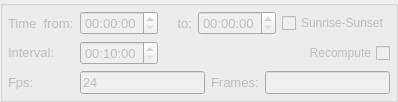
             <widget class="QGroupBox" name="groupBox_8">
              <property name="sizePolicy">
               <sizepolicy hsizetype="Expanding" vsizetype="Maximum">
                <horstretch>0</horstretch>
                <verstretch>0</verstretch>
               </sizepolicy>
              </property>
              <property name="title">
               <string/>
              </property>
              <layout class="QGridLayout" name="gridLayout_5">
               <property name="leftMargin">
                <number>5</number>
               </property>
               <property name="topMargin">
                <number>5</number>
               </property>
               <property name="rightMargin">
                <number>5</number>
               </property>
               <property name="bottomMargin">
                <number>5</number>
               </property>
               <item row="1" column="0">
                <layout class="QHBoxLayout" name="horizontalLayout_12">
                 <item>
                  <layout class="QVBoxLayout" name="verticalLayout_9">
                   <item>
                    <widget class="QLabel" name="label_1_From_2">
                     <property name="enabled">
                      <bool>false</bool>
                     </property>
                     <property name="font">
                      <font>
                       <pointsize>10</pointsize>
                       <italic>false</italic>
                      </font>
                     </property>
                     <property name="toolTip">
                      <string/>
                     </property>
                     <property name="text">
                      <string>Time  from:</string>
                     </property>
                    </widget>
                   </item>
                   <item>
                    <widget class="QLabel" name="label_1_Interval">
                     <property name="enabled">
                      <bool>false</bool>
                     </property>
                     <property name="font">
                      <font>
                       <pointsize>10</pointsize>
                       <italic>false</italic>
                      </font>
                     </property>
                     <property name="toolTip">
                      <string/>
                     </property>
                     <property name="text">
                      <string>Interval:</string>
                     </property>
                    </widget>
                   </item>
                   <item>
                    <widget class="QLabel" name="label_2_Fps">
                     <property name="enabled">
                      <bool>false</bool>
                     </property>
                     <property name="font">
                      <font>
                       <pointsize>10</pointsize>
                       <italic>false</italic>
                      </font>
                     </property>
                     <property name="toolTip">
                      <string/>
                     </property>
                     <property name="text">
                      <string>Fps:</string>
                     </property>
                    </widget>
                   </item>
                  </layout>
                 </item>
                 <item>
                  <layout class="QVBoxLayout" name="verticalLayout_11">
                   <item>
                    <layout class="QHBoxLayout" name="horizontalLayout_4">
                     <item>
                      <widget class="QTimeEdit" name="timeEdit_1_From">
                       <property name="enabled">
                        <bool>false</bool>
                       </property>
                       <property name="sizePolicy">
                        <sizepolicy hsizetype="Fixed" vsizetype="Fixed">
                         <horstretch>0</horstretch>
                         <verstretch>0</verstretch>
                        </sizepolicy>
                       </property>
                       <property name="minimumSize">
                        <size>
                         <width>75</width>
                         <height>0</height>
                        </size>
                       </property>
                       <property name="font">
                        <font>
                         <pointsize>10</pointsize>
                         <italic>false</italic>
                        </font>
                       </property>
                       <property name="toolTip">
                        <string>Adjust the time for the beginning of the sun path</string>
                       </property>
                      </widget>
                     </item>
                     <item>
                      <widget class="QLabel" name="label_1_To_2">
                       <property name="enabled">
                        <bool>false</bool>
                       </property>
                       <property name="font">
                        <font>
                         <pointsize>10</pointsize>
                         <italic>false</italic>
                        </font>
                       </property>
                       <property name="toolTip">
                        <string/>
                       </property>
                       <property name="text">
                        <string>to:</string>
                       </property>
                       <property name="alignment">
                        <set>Qt::AlignRight|Qt::AlignTrailing|Qt::AlignVCenter</set>
                       </property>
                      </widget>
                     </item>
                     <item>
                      <widget class="QTimeEdit" name="timeEdit_1_To">
                       <property name="enabled">
                        <bool>false</bool>
                       </property>
                       <property name="sizePolicy">
                        <sizepolicy hsizetype="Fixed" vsizetype="Fixed">
                         <horstretch>0</horstretch>
                         <verstretch>0</verstretch>
                        </sizepolicy>
                       </property>
                       <property name="minimumSize">
                        <size>
                         <width>75</width>
                         <height>0</height>
                        </size>
                       </property>
                       <property name="font">
                        <font>
                         <pointsize>10</pointsize>
                         <italic>false</italic>
                        </font>
                       </property>
                       <property name="toolTip">
                        <string>Adjust the time for the end of the sun path</string>
                       </property>
                      </widget>
                     </item>
                     <item>
                      <widget class="QCheckBox" name="checkBox_sunrise_sunset">
                       <property name="enabled">
                        <bool>false</bool>
                       </property>
                       <property name="font">
                        <font>
                         <pointsize>9</pointsize>
                         <italic>false</italic>
                        </font>
                       </property>
                       <property name="toolTip">
                        <string>Enable it to get the sunrise and sunset values, then hit Apply.</string>
                       </property>
                       <property name="text">
                        <string>Sunrise-Sunset</string>
                       </property>
                      </widget>
                     </item>
                    </layout>
                   </item>
                   <item>
                    <layout class="QHBoxLayout" name="horizontalLayout_11">
                     <property name="spacing">
                      <number>0</number>
                     </property>
                     <item>
                      <widget class="QTimeEdit" name="timeEdit_1_Interval">
                       <property name="enabled">
                        <bool>false</bool>
                       </property>
                       <property name="sizePolicy">
                        <sizepolicy hsizetype="Maximum" vsizetype="Fixed">
                         <horstretch>0</horstretch>
                         <verstretch>0</verstretch>
                        </sizepolicy>
                       </property>
                       <property name="font">
                        <font>
                         <pointsize>10</pointsize>
                         <italic>false</italic>
                        </font>
                       </property>
                       <property name="toolTip">
                        <string>Adjust the interval between each step of the solar path.
Must not be zero.</string>
                       </property>
                       <property name="dateTime">
                        <datetime>
                         <hour>0</hour>
                         <minute>10</minute>
                         <second>0</second>
                         <year>2000</year>
                         <month>1</month>
                         <day>1</day>
                        </datetime>
                       </property>
                       <property name="time">
                        <time>
                         <hour>0</hour>
                         <minute>10</minute>
                         <second>0</second>
                        </time>
                       </property>
                      </widget>
                     </item>
                     <item>
                      <spacer name="horizontalSpacer_4">
                       <property name="orientation">
                        <enum>Qt::Horizontal</enum>
                       </property>
                       <property name="sizeHint" stdset="0">
                        <size>
                         <width>40</width>
                         <height>20</height>
                        </size>
                       </property>
                      </spacer>
                     </item>
                     <item>
                      <widget class="QCheckBox" name="checkBox_2_Recompute">
                       <property name="enabled">
                        <bool>false</bool>
                       </property>
                       <property name="sizePolicy">
                        <sizepolicy hsizetype="Fixed" vsizetype="Fixed">
                         <horstretch>0</horstretch>
                         <verstretch>0</verstretch>
                        </sizepolicy>
                       </property>
                       <property name="font">
                        <font>
                         <pointsize>9</pointsize>
                         <italic>false</italic>
                        </font>
                       </property>
                       <property name="toolTip">
                        <string>Enable it if you need to animate objects as well</string>
                       </property>
                       <property name="layoutDirection">
                        <enum>Qt::RightToLeft</enum>
                       </property>
                       <property name="text">
                        <string>Recompute</string>
                       </property>
                      </widget>
                     </item>
                    </layout>
                   </item>
                   <item>
                    <layout class="QHBoxLayout" name="horizontalLayout_8">
                     <item>
                      <widget class="QLineEdit" name="lineEdit_2_Fps">
                       <property name="enabled">
                        <bool>false</bool>
                       </property>
                       <property name="sizePolicy">
                        <sizepolicy hsizetype="Maximum" vsizetype="Fixed">
                         <horstretch>0</horstretch>
                         <verstretch>0</verstretch>
                        </sizepolicy>
                       </property>
                       <property name="font">
                        <font>
                         <pointsize>10</pointsize>
                         <italic>false</italic>
                        </font>
                       </property>
                       <property name="toolTip">
                        <string>Enter the frames per second of the solar path animation</string>
                       </property>
                       <property name="text">
                        <string>24</string>
                       </property>
                      </widget>
                     </item>
                     <item>
                      <widget class="QLabel" name="label_Frames">
                       <property name="enabled">
                        <bool>false</bool>
                       </property>
                       <property name="font">
                        <font>
                         <pointsize>10</pointsize>
                         <italic>false</italic>
                        </font>
                       </property>
                       <property name="text">
                        <string>Frames:</string>
                       </property>
                      </widget>
                     </item>
                     <item>
                      <widget class="QLineEdit" name="lineEdit_Frames">
                       <property name="enabled">
                        <bool>false</bool>
                       </property>
                       <property name="sizePolicy">
                        <sizepolicy hsizetype="Maximum" vsizetype="Fixed">
                         <horstretch>0</horstretch>
                         <verstretch>0</verstretch>
                        </sizepolicy>
                       </property>
                       <property name="font">
                        <font>
                         <pointsize>10</pointsize>
                         <italic>false</italic>
                        </font>
                       </property>
                       <property name="toolTip">
                        <string>Show the resulting total frames</string>
                       </property>
                      </widget>
                     </item>
                    </layout>
                   </item>
                  </layout>
                 </item>
                </layout>
               </item>
              </layout>
             </widget>
